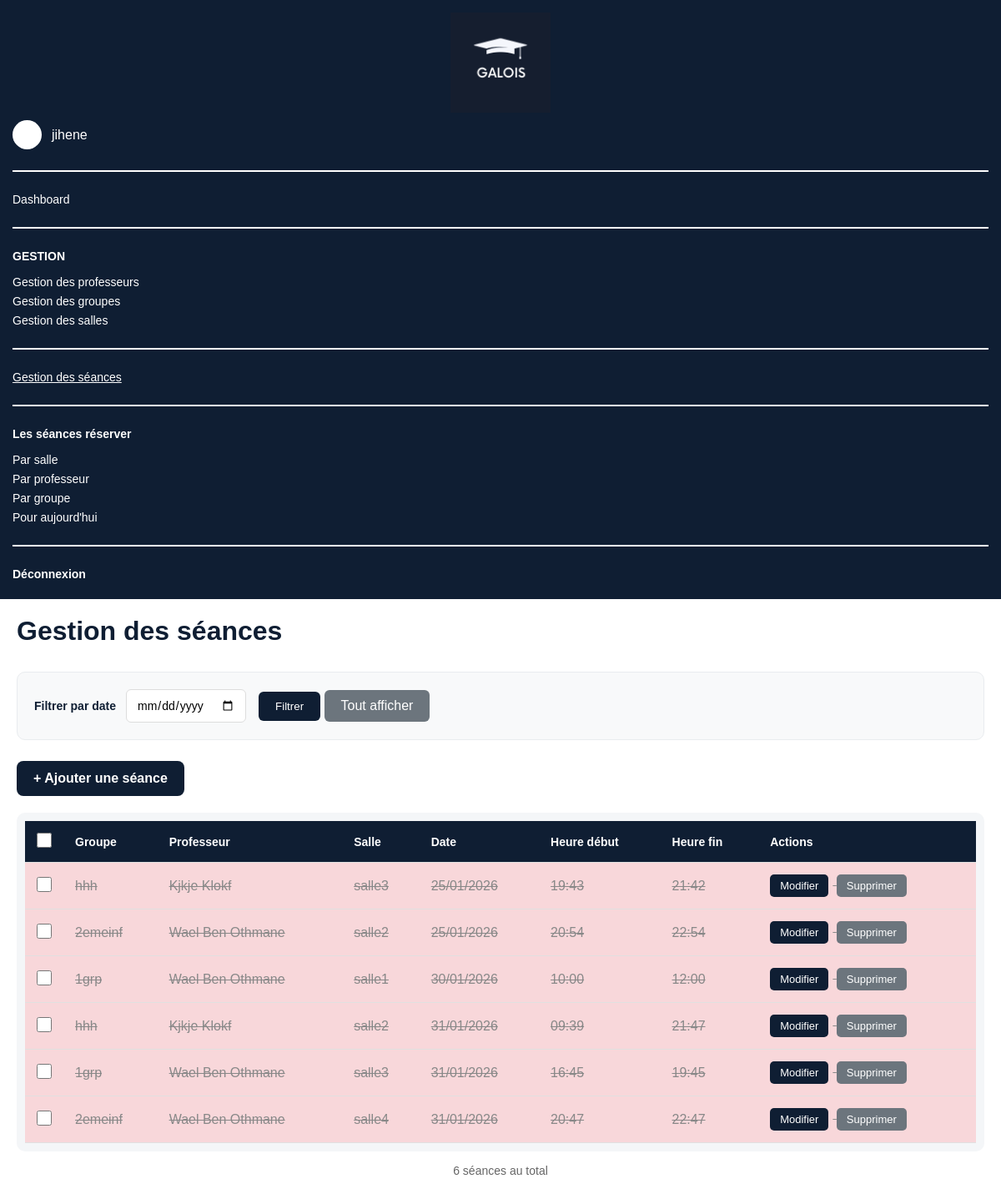
The page /seances/ (signed in) on the database as committed earlier.
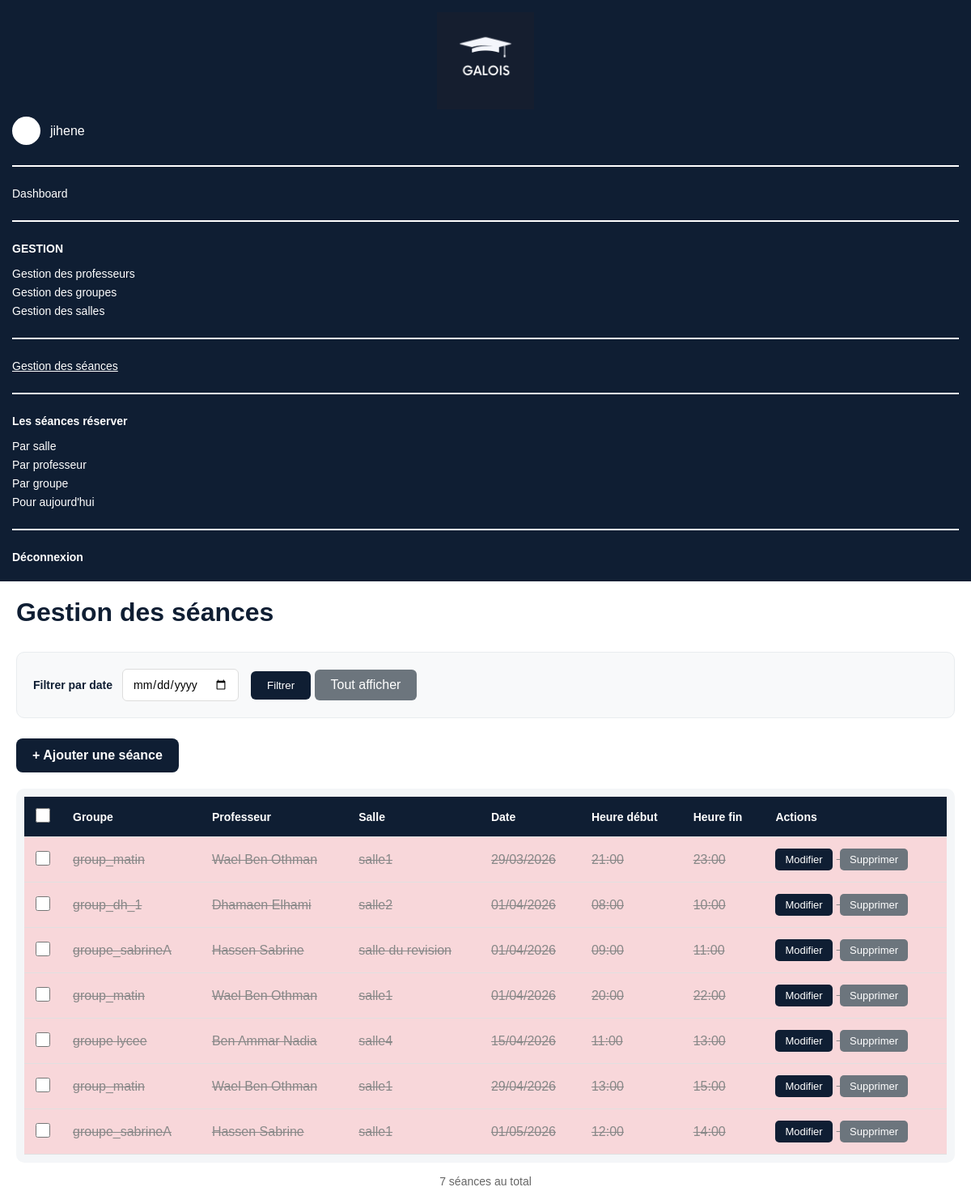
The same page on the database as committed later.
### emploi_du_temps/models.py (models this page shows, shortened)
class Seance(models.Model):
    groupe = models.ForeignKey(Groupe, on_delete=models.CASCADE, related_name='seances')
    salle = models.ForeignKey(Salle, on_delete=models.CASCADE, related_name='seances')
    date = models.DateField()
    heure_debut = models.TimeField()
    heure_fin = models.TimeField()
    class Meta:
        ordering = ['date', 'heure_debut']
    def est_passee(self):
        now = timezone.now()
        return timezone.make_aware(
            timezone.datetime.combine(self.date, self.heure_fin)
        ) < now

class Groupe(models.Model):
    nom = models.CharField(max_length=100)
    professeur = models.ForeignKey(Professeur, on_delete=models.CASCADE, related_name='groupes')
    matiere = models.ForeignKey(Matiere, on_delete=models.CASCADE, related_name='groupes')
    nombre_etudiants = models.IntegerField()
    class Meta:
        unique_together = ('nom', 'professeur', 'matiere')

class Professeur(models.Model):
    user = models.OneToOneField(User, on_delete=models.CASCADE, null=True, blank=True)
    nom = models.CharField(max_length=100)
    prenom = models.CharField(max_length=100)
    email = models.EmailField(unique=True)
    telephone = models.CharField(max_length=20, unique=True)
    matiere = models.ForeignKey(Matiere, on_delete=models.SET_NULL, null=True, blank=True, related_name='professeurs')
    class Meta:
        verbose_name_plural = "professeurs"
    @property
    def nom_complet(self):
        return f"{self.prenom} {self.nom}"

class Salle(models.Model):
    nom = models.CharField(max_length=50, unique=True)
    capacite = models.IntegerField()

### emploi_du_temps/views.py (the view)
# urls.py: path('seances/', views.liste_seances, name='seances'),
@login_required
@login_required
def liste_seances(request):
    from datetime import datetime
    date_filter = request.GET.get('date_filter', '')
    seances = Seance.objects.all().select_related('groupe', 'salle', 'groupe__professeur').order_by('date', 'heure_debut')
    if date_filter:
        try:
            filter_date = datetime.strptime(date_filter, '%Y-%m-%d').date()
            seances = seances.filter(date=filter_date)
        except ValueError:
            pass
    paginator = Paginator(seances, 7)
    page = request.GET.get('page', 1)
    try:
        seances_page = paginator.page(page)
    except PageNotAnInteger:
        seances_page = paginator.page(1)
    except EmptyPage:
        seances_page = paginator.page(paginator.num_pages)
    return render(request, 'gestion-seances.html', {
        'seances': seances_page,
        'date_filter_value': date_filter,
        'total_count': seances.count(),
    })

### emploi_du_temps/templates/gestion-seances.html (shortened to what the changed rows need)
<!DOCTYPE html>
<html lang="fr">
<head>
    {% load static %}
</head>
<body>
    <div class="container">
        <main class="content">
            <h1>Gestion des séances</h1>
            <div class="filter-section">
                <div class="filter-group">
                </div>
                <div>
                </div>
            </div>
            <div class="add-container">
                <a href="{% url 'ajouter_seance' %}" class="add-btn">+ Ajouter une séance</a>
            </div>
            <div class="table-container">
                <form id="deleteMultipleForm" method="post" action="{% url 'supprimer_seances_multiple' %}">
                    <table>
                        <thead>
                            <tr>
                                <th class="checkbox-col">
                                    <input type="checkbox" id="selectAll" class="select-all">
                                </th>
                                <th>Groupe</th>
                                <th>Professeur</th>
                                <th>Salle</th>
                                <th>Date</th>
                                <th>Heure début</th>
                                <th>Heure fin</th>
                                <th>Actions</th>
                            </tr>
                        </thead>
                        <tbody>
                            {% for seance in seances %}
                            <tr class="{% if seance.est_passee %}seance-passee{% endif %}">
                                <td class="checkbox-col">
                                    <input type="checkbox" class="seance-checkbox" value="{{ seance.id }}">
                                </td>
                                <td>{{ seance.groupe.nom }}</td>
                                <td>{{ seance.groupe.professeur.nom_complet }}</td>
                                <td>{{ seance.salle.nom }}</td>
                                <td>{{ seance.date|date:"d/m/Y" }}</td>
                                <td>{{ seance.heure_debut|time:"H:i" }}</td>
                                <td>{{ seance.heure_fin|time:"H:i" }}</td>
                                <td>
                                    <a href="{% url 'modifier_seance' seance.id %}" class="btn edit">Modifier</a>
                                    <a href="#" class="btn delete" data-id="{{ seance.id }}" data-nom="{{ seance.groupe.nom }} - {{ seance.date|date:'d/m/Y' }}">Supprimer</a>
                                </td>
                            </tr>
                            {% endfor %}
                        </tbody>
                    </table>
                </form>
            </div>
            <div class="info-count">
                {{ total_count }} séance{{ total_count|pluralize:"s" }} au total
            </div>
        </main>
    </div>
</body>
</html>

Rows that differ between the two databases and show on the page:
removed Seance: groupe.nom "hhh", groupe.professeur.nom_complet "Kjkje Klokf", salle.nom "salle3", date "25/01/2026", heure_debut "19:43", heure_fin "21:42"
removed Seance: groupe.nom "2emeinf", groupe.professeur.nom_complet "Wael Ben Othmane", salle.nom "salle2", date "25/01/2026", heure_debut "20:54", heure_fin "22:54"
removed Seance: groupe.nom "1grp", groupe.professeur.nom_complet "Wael Ben Othmane", salle.nom "salle1", date "30/01/2026", heure_debut "10:00", heure_fin "12:00"
removed Seance: groupe.nom "hhh", groupe.professeur.nom_complet "Kjkje Klokf", salle.nom "salle2", date "31/01/2026", heure_debut "09:39", heure_fin "21:47"
removed Seance: groupe.nom "1grp", groupe.professeur.nom_complet "Wael Ben Othmane", salle.nom "salle3", date "31/01/2026", heure_debut "16:45", heure_fin "19:45"
removed Seance: groupe.nom "2emeinf", groupe.professeur.nom_complet "Wael Ben Othmane", salle.nom "salle4", date "31/01/2026", heure_debut "20:47", heure_fin "22:47"
added Seance: groupe.nom "group_matin", groupe.professeur.nom_complet "Wael Ben Othman", salle.nom "salle1", date "29/03/2026", heure_debut "21:00", heure_fin "23:00"
added Seance: groupe.nom "group_dh_1", groupe.professeur.nom_complet "Dhamaen Elhami", salle.nom "salle2", date "01/04/2026", heure_debut "08:00", heure_fin "10:00"
added Seance: groupe.nom "groupe_sabrineA", groupe.professeur.nom_complet "Hassen Sabrine", salle.nom "salle du revision", date "01/04/2026", heure_debut "09:00", heure_fin "11:00"
added Seance: groupe.nom "group_matin", groupe.professeur.nom_complet "Wael Ben Othman", salle.nom "salle1", date "01/04/2026", heure_debut "20:00", heure_fin "22:00"
added Seance: groupe.nom "groupe lycee", groupe.professeur.nom_complet "Ben Ammar Nadia", salle.nom "salle4", date "15/04/2026", heure_debut "11:00", heure_fin "13:00"
added Seance: groupe.nom "group_matin", groupe.professeur.nom_complet "Wael Ben Othman", salle.nom "salle1", date "29/04/2026", heure_debut "13:00", heure_fin "15:00"
added Seance: groupe.nom "groupe_sabrineA", groupe.professeur.nom_complet "Hassen Sabrine", salle.nom "salle1", date "01/05/2026", heure_debut "12:00", heure_fin "14:00"
Other text that changed with them:
{{ total_count }}: "6" → "7"
